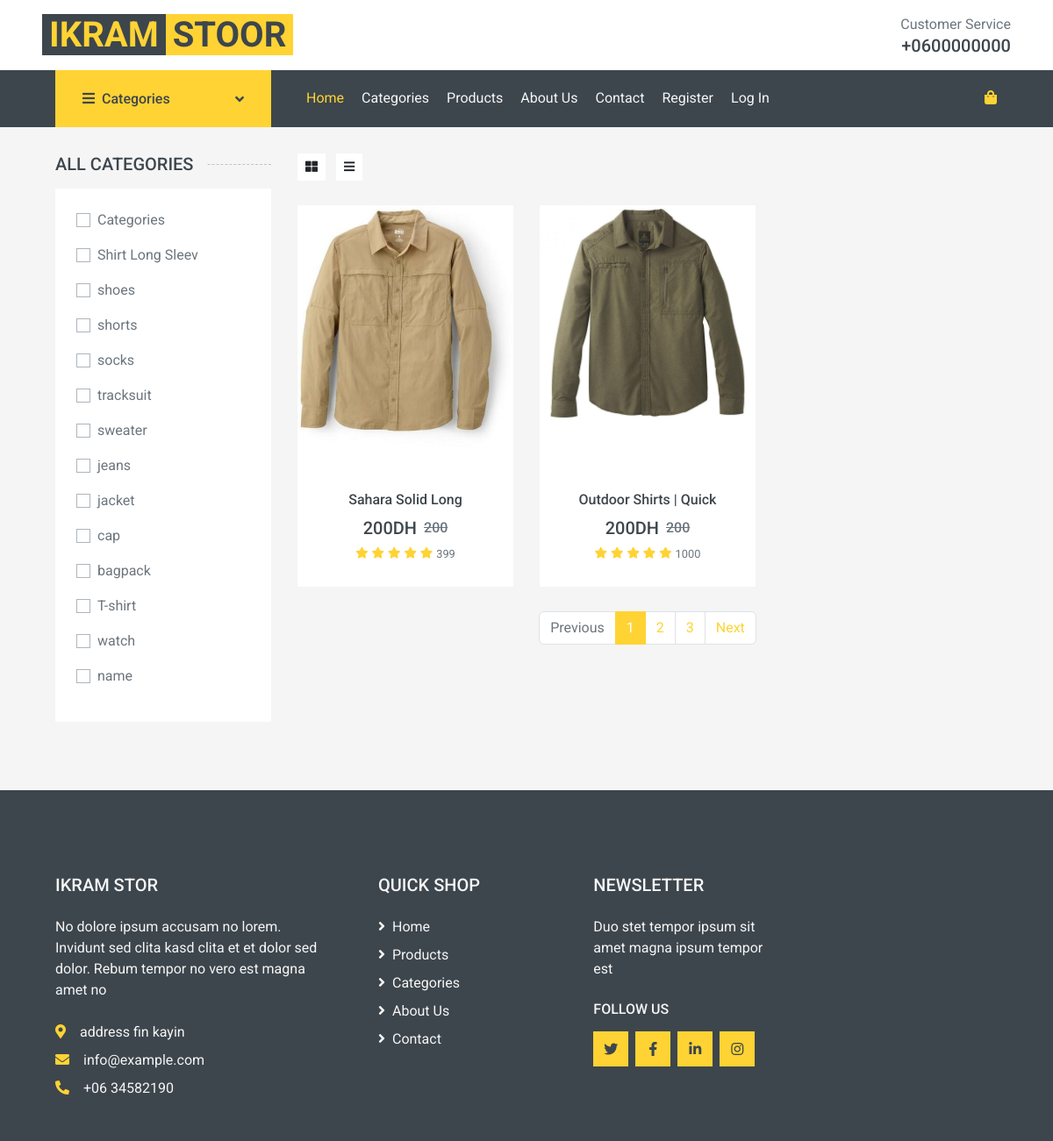
Screenshot of /show/9 with the database file from the repository.
### all/models.py (models this page shows, shortened)
class Cat(models.Model):
    name= models.CharField(max_length=100, null=True)
    avatar = models.ImageField( null=True )
    date_created= models.DateTimeField(auto_now_add=True, null=True)

class Product(models.Model):
    name= models.CharField(max_length=100, null=True)
    price_per_unit = models.CharField(max_length=100, null=True)
    basic_unit = models.CharField(max_length=100, null=True)
    description = models.CharField(max_length=100, null=True)
    avatar = models.ImageField( null=True )
    date_created= models.DateTimeField(auto_now_add=True, null=True)
    sizes = models.ManyToManyField(Size)
    colors = models.ManyToManyField(Color)
    nameCat = models.ForeignKey(Cat,null=True, on_delete=models.CASCADE)

### all/views.py (the view)
# urls.py: path('show/<str:pk>',views.show, name="show"),
def show(requset,pk):
    cat = Cat.objects.get(id=pk)
    cats = Cat.objects.all()
    Products = Product.objects.all()
    products = Products.filter(nameCat=cat)
    context = {
               'products':products,'cats':cats}
    return render(requset,"all/shop.html", context)

### all/templates/all/shop.html (shortened to what this page needs)
{% extends "all/main.html" %}
{% load static %}
{% block content %}
    <div class="container-fluid">
        <div class="row px-xl-5">
            <div class="col-lg-3 col-md-4">
                <h5 class="section-title position-relative text-uppercase mb-3"><span class="bg-secondary pr-3">ALL Categories</span></h5>
                <div class="bg-light p-4 mb-30">
                    <form>
                        <div class="custom-control custom-checkbox d-flex align-items-center justify-content-between mb-3">
                            <label class="custom-control-label" for="price-all">Categories</label>
                        </div>
                        {% for item in cats %}
                        <div class="custom-control custom-checkbox d-flex align-items-center justify-content-between mb-3">
                            <label class="custom-control-label" for="price-all">{{item.name}}</label>
                        </div>
                        {% endfor %}
                    </form>
                </div>
            </div>
            <div class="col-lg-9 col-md-8">
                <div class="row pb-3">
                    <div class="col-12 pb-1">
                        <div class="d-flex align-items-center justify-content-between mb-4">
                            <div>
                                <button class="btn btn-sm btn-light"><i class="fa fa-th-large"></i></button>
                                <button class="btn btn-sm btn-light ml-2"><i class="fa fa-bars"></i></button>
                            </div>
                        </div>
                    </div>
                    {% for item in products %}
                    <div class="col-lg-4 col-md-6 col-sm-6 pb-1" >
                        <div class="product-item bg-light mb-4" >
                            <div class="product-img position-relative overflow-hidden" style="height:300px;">
                                <img class="img-fluid w-100" src="{{item.avatar.url}}" alt="">
                                <div class="product-action">
                                </div>
                            </div>
                            <div class="text-center py-4">
                                <a class="h6 text-decoration-none text-truncate"  href="{% url 'detailProduct' item.id %}">{{item.name}}</a>
                                <div class="d-flex align-items-center justify-content-center mt-2">
                                    <h5>{{item.price_per_unit}}</h5><h5>DH</h5><h6 class="text-muted ml-2"><del>{{item.price_per_unit}}</del></h6>
                                </div>
                                <div class="d-flex align-items-center justify-content-center mb-1">
                                    <small class="fa fa-star text-primary mr-1"></small>
                                    <small class="fa fa-star text-primary mr-1"></small>
                                    <small class="fa fa-star text-primary mr-1"></small>
                                    <small class="fa fa-star text-primary mr-1"></small>
                                    <small class="fa fa-star text-primary mr-1"></small>
                                    <small>{{item.basic_unit}}</small>
                                </div>
                            </div>
                        </div>
                    </div>
                     {% endfor %}
                    <div class="col-12">
                        <nav>
                          <ul class="pagination justify-content-center">
                            <li class="page-item disabled"><a class="page-link" href="#">Previous</span></a></li>
                            <li class="page-item active"><a class="page-link" href="#">1</a></li>
                            <li class="page-item"><a class="page-link" href="#">2</a></li>
                            <li class="page-item"><a class="page-link" href="#">3</a></li>
                            <li class="page-item"><a class="page-link" href="#">Next</a></li>
                          </ul>
                        </nav>
                    </div>
                </div>
            </div>
        </div>
    </div>
    {% endblock  %}

### rows the page displays
Cat: name "Shirt Long Sleev"
Cat: name "shoes"
Cat: name "shorts"
Cat: name "socks"
Cat: name "tracksuit"
Cat: name "sweater"
Cat: name "jeans"
Cat: name "jacket"
Cat: name "cap"
Cat: name "bagpack"
Cat: name "T-shirt"
Cat: name "watch"
Cat: name "name"
Product: avatar (picture), name "Sahara Solid Long", price_per_unit "200", basic_unit "399"
Product: avatar (picture), name "Outdoor Shirts | Quick", price_per_unit "200", basic_unit "1000"
